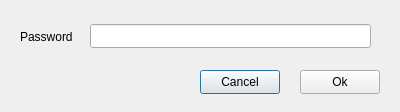
<?xml version="1.0" encoding="UTF-8"?>
<ui version="4.0">
 <class>LoginDialog</class>
 <widget class="QDialog" name="LoginDialog">
  <property name="geometry">
   <rect>
    <x>0</x>
    <y>0</y>
    <width>400</width>
    <height>112</height>
   </rect>
  </property>
  <property name="windowTitle">
   <string>Dialog</string>
  </property>
  <widget class="QPushButton" name="button_cancel">
   <property name="geometry">
    <rect>
     <x>200</x>
     <y>70</y>
     <width>80</width>
     <height>24</height>
    </rect>
   </property>
   <property name="text">
    <string>Cancel</string>
   </property>
  </widget>
  <widget class="QPushButton" name="button_ok">
   <property name="geometry">
    <rect>
     <x>300</x>
     <y>70</y>
     <width>80</width>
     <height>24</height>
    </rect>
   </property>
   <property name="text">
    <string>Ok</string>
   </property>
  </widget>
  <widget class="QLabel" name="label_password">
   <property name="geometry">
    <rect>
     <x>20</x>
     <y>29</y>
     <width>61</width>
     <height>16</height>
    </rect>
   </property>
   <property name="text">
    <string>Password</string>
   </property>
  </widget>
  <widget class="QLineEdit" name="line_password">
   <property name="geometry">
    <rect>
     <x>90</x>
     <y>24</y>
     <width>281</width>
     <height>24</height>
    </rect>
   </property>
   <property name="echoMode">
    <enum>QLineEdit::Password</enum>
   </property>
  </widget>
 </widget>
 <resources/>
 <connections/>
</ui>
